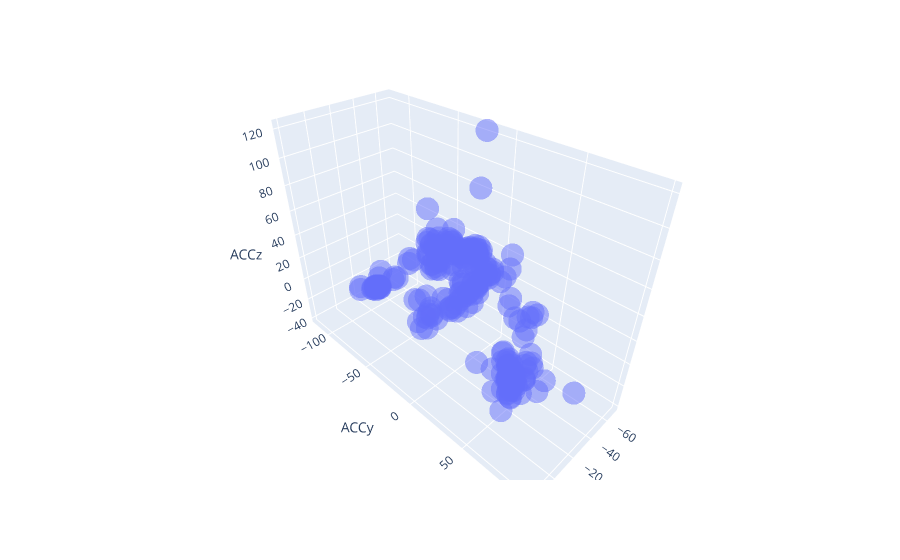

Notebook cell for this chart:
### Code cell
#3-d visualization of ACC variables on student 7 during Midterm 1
X_tmp1 = pd.DataFrame(students["S7"]["Midterm 1"][0])


fig = px.scatter_3d(X_tmp1[0:20000], x='ACCx', y='ACCy', z='ACCz',
               opacity=0.5)
fig.show()

### Figure 1 — Plotly figure (JSON) as saved in the notebook; plotly's stock layout.template omitted (floating-point values rounded to 4 significant figures; data arrays with more than 128 entries replaced by an {"elided": "..."} marker saying what was removed)
{"data": [{"hovertemplate": "ACCx=%{x}<br>ACCy=%{y}<br>ACCz=%{z}<extra></extra>", "legendgroup": "", "marker": {"color": "#636efa", "opacity": 0.5, "symbol": "circle"}, "mode": "markers", "name": "", "scene": "scene", "showlegend": false, "type": "scatter3d", "x": {"elided": "20000 int values"}, "y": {"elided": "20000 int values"}, "z": {"elided": "20000 int values"}}], "layout": {"legend": {"tracegroupgap": 0}, "margin": {"t": 60}, "scene": {"domain": {"x": [0, 1], "y": [0, 1]}, "xaxis": {"title": {"text": "ACCx"}}, "yaxis": {"title": {"text": "ACCy"}}, "zaxis": {"title": {"text": "ACCz"}}}}}
